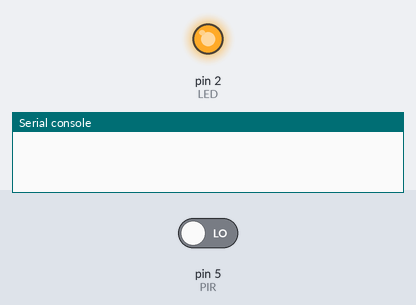
Simulated run of this program. Board: MicroPython board. On the bench: output pins drawn as LEDs (lit = HIGH), the last lines printed to the serial console. The inputs (shaded band) are chosen by the test bench; at power-on: pin 5 (PIR) LOW.

Above: at 1.2 s.
1.3 s: pin 5 (PIR) driven HIGH
At 2.5 s:
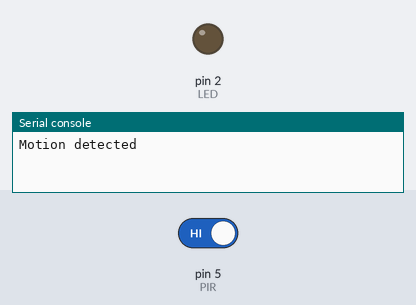
2.8 s: pin 5 (PIR) driven LOW
At 3.9 s:
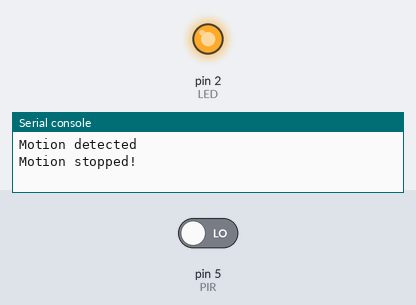
Timing chart, 0 to 5.8 s (numbered marks = the images above; inputs shaded):
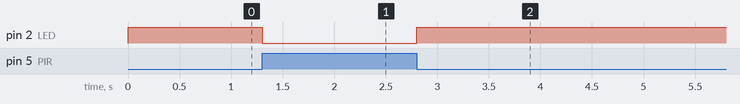

Measured:
- after the input at 1.3 s, pin 2 (LED): HIGH → LOW at once
- after the input at 2.8 s, pin 2 (LED): LOW → HIGH at once

The program:

diy_B2_1.py
```python
from machine import Pin
import time

state = False

LED = Pin(2, Pin.OUT)
PIR = Pin(5, Pin.IN)

try:
    while True:
        if PIR.value() == 1:
            LED.value(0)

            if state == False:
                print('Motion detected')
                state = True
        else:
            LED.value(1)

            if state == True:
                print('Motion stopped!')
                state = False

except KeyboardInterrupt:
    print('bye!')
```
